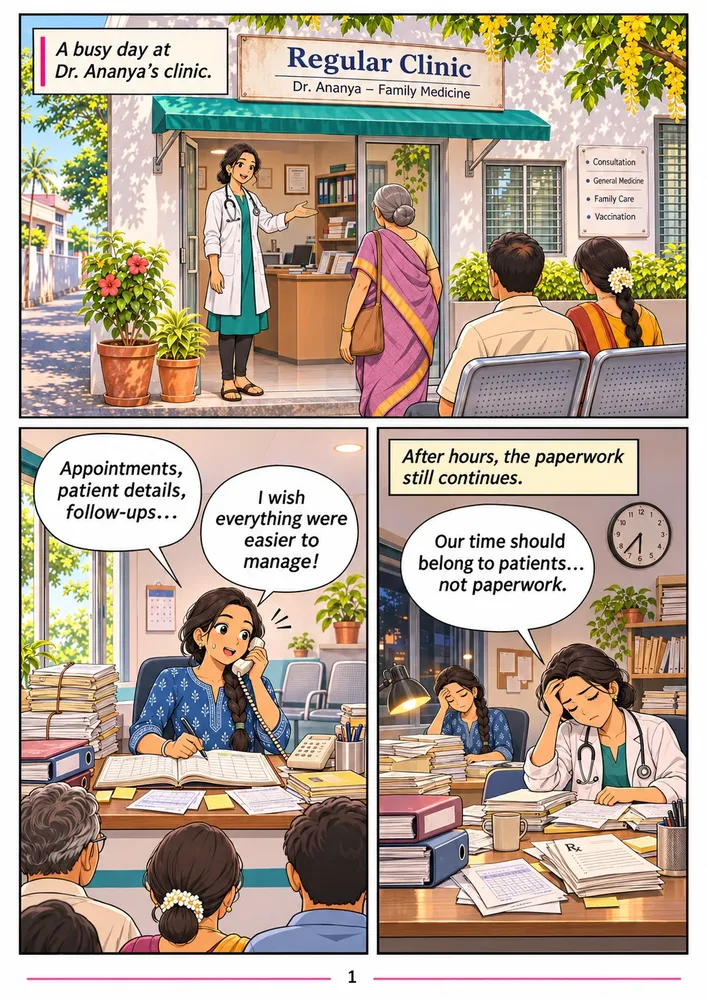
#> input picture works/auto-6294ee8a2094/source/user-references-2026-11-12/pink-page-01.webp, 707 x 999 px, shrunk from 1055 x 1491 before the run
$ python pad-canvas.py ../source/user-references-2026-11-12/pink-page-01.webp 5 1.0 ../source/user-references-2026-11-12/pink-page-02.webp ../source/user-references-2026-11-12/pink-page-02.webp
#> lines starting #> are read from the running program, lines starting #| are printed output that depends on the picture
"""Extend a panel image's canvas by repeating its edge pixels (flat wall/floor), recorded.

Usage: python3 -I pad-canvas.py SOURCE.png TOP_PX TARGET_ASPECT OUT_DIR [pad-sides|crop-bottom|crop-top]

Adds TOP_PX rows above the image filled with the median wall colour (blended into the original top row), then widens the canvas equally on
both sides by repeating each row's edge pixel until width/height == TARGET_ASPECT. This only
suits panels whose top and side edges are plain flat colour (empty wall), and is used to make
room for lettering without regenerating. Writes OUT_DIR/<panel>-<hash16>.png and a .json
provenance record (source path and hash, parameters, output hash). It does not add or change
any drawn content.
"""
import hashlib
import json
import os
import sys

import numpy as np
from PIL import Image

src, top, aspect, out_dir = sys.argv[1], int(sys.argv[2]), float(sys.argv[3]), sys.argv[4]
mode = sys.argv[5] if len(sys.argv) > 5 else 'pad-sides'  # or 'crop-bottom'
im = np.asarray(Image.open(src).convert('RGB'))
#> im is the input picture: shape (999, 707, 3); mean R, G, B 181.6, 166.5, 151.3
# Top: fill with the median wall colour, blended into the original top row over BLEND rows so no
# streaks from single-row repetition appear.
BLEND = 120
wall = np.median(im[:40].reshape(-1, 3), axis=0)
#> wall = [238, 218, 218]
pad = np.tile(wall, (top, im.shape[1], 1)).astype(np.float32)
edge = im[0:1].astype(np.float32)
#> edge = 707 rows, first 8: [254, 254, 254], [254, 254, 254], [254, 254, 254], [254, 254, 254], [254, 254, 254], [254, 254, 254], [254, 254, 254], [254, 254, 254]
# Blend only columns whose top pixel is close to the wall colour; columns where an object
# (window frame, TV) touches the top edge are repeated upward unchanged when they are window
# frames is not wanted, so they get a hard edge against the flat wall instead.
near = (np.abs(edge[0] - wall).max(axis=1) < 28)[:, None]
for i in range(min(BLEND, top)):
    t = (i + 1) / (min(BLEND, top) + 1)
    row = (1 - t) * wall + t * edge[0]
    pad[top - min(BLEND, top) + i] = np.where(near, row, wall)
im = np.concatenate([pad.round().astype(np.uint8), im], axis=0)
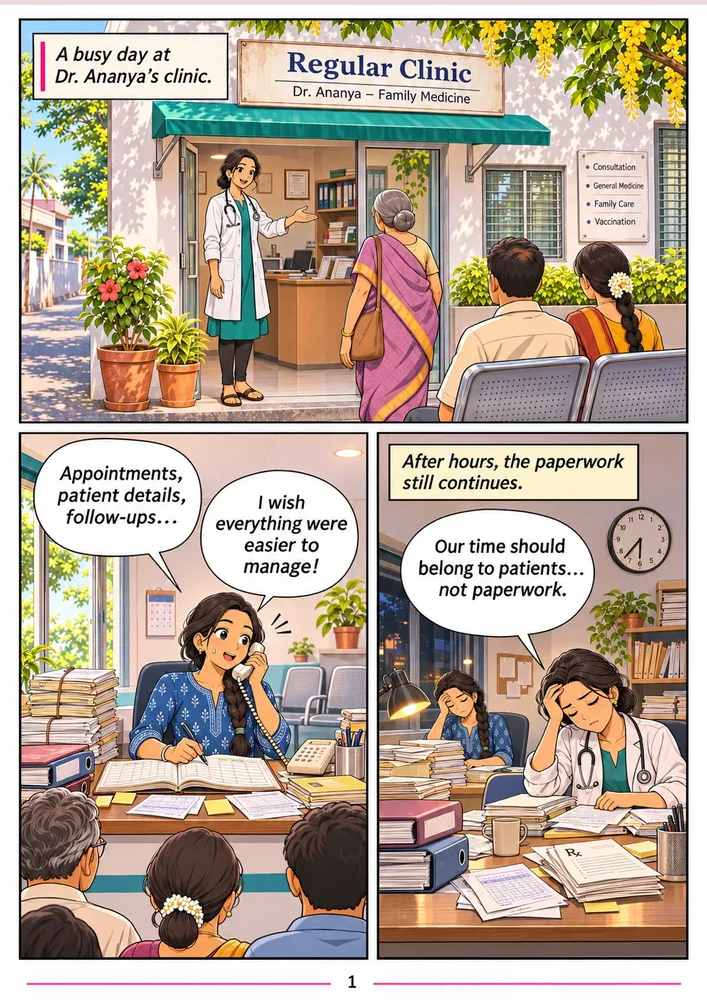
#> im: shape (1004, 707, 3); mean R, G, B 181.8, 166.8, 151.7
h, w = im.shape[:2]
#> h = 1004; w = 707
crop = 0
if mode.startswith('crop-sides'):
    # Keep the full height and trim columns to reach the target aspect. 'crop-sides:F' takes the
    # fraction F of the removed width from the left (default 0.5). Use with TOP_PX 0 when the
    # image already has plain wall for the lettering.
    frac = float(mode.split(':')[1]) if ':' in mode else 0.5
    target_w = round(h * aspect)
    cut = max(0, w - target_w)
    lcut = round(cut * frac)
    im = im[:, lcut : lcut + target_w]
    side = -lcut
    crop = cut
elif mode == 'crop-top':
    # Fill the panel width: trim rows from the top (plain wall) to reach the target aspect.
    target_h = round(w / aspect)
    crop = max(0, h - target_h)
    im = im[crop:]
    side = 0
    target_w = w
elif mode == 'crop-bottom':
    # Restore the aspect by trimming rows from the bottom (like tilting the camera up).
    target_h = round(w / aspect)
    crop = max(0, h - target_h)
    im = im[: h - crop]
    side = 0
    target_w = w
else:
    target_w = round(h * aspect)
#> target_w = 1004
    side = max(0, (target_w - w) // 2)
#> side = 148
    im = np.pad(im, ((0, 0), (side, target_w - w - side), (0, 0)), mode='edge')
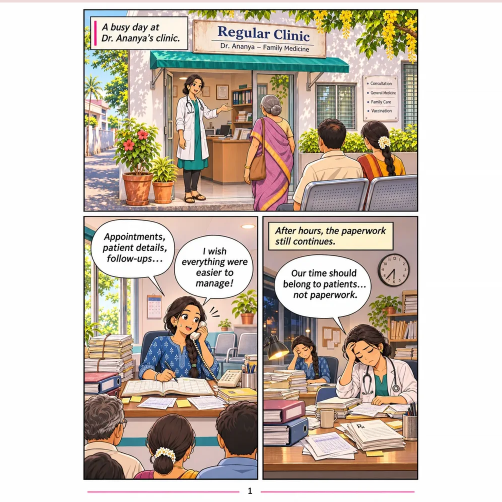
#> im: shape (1004, 1004, 3) (shown at 1/2 size); mean R, G, B 203.2, 192.5, 181.9
out = Image.fromarray(im)
panel = os.path.basename(src).split('-')[0] + '-' + os.path.basename(src).split('-')[1]
tmp = os.path.join(out_dir, 'tmp-pad.png')
out.save(tmp)
data = open(tmp, 'rb').read()
digest = hashlib.sha256(data).hexdigest()
dest = os.path.join(out_dir, f'{panel}-pad-{digest[:16]}.png')
os.replace(tmp, dest)
record = {
    'operation': 'canvas extension by edge-pixel repetition (no drawn content added)',
    'source': os.path.relpath(src),
    'sourceSha256': hashlib.sha256(open(src, 'rb').read()).hexdigest(),
    'topPx': top,
    'sidePx': [side, target_w - w - side],
    'mode': mode,
    'bottomCropPx': crop,
    'targetAspect': aspect,
    'size': list(out.size),
    'sha256': digest,
}
json.dump(record, open(dest[:-4] + '.json', 'w'), indent=1)
print(dest, out.size)
#| ../source/user-references-2026-11-12/pink-page-02.webp/pink-page-pad-aad7c027e674e71e.png (1004, 1004)
